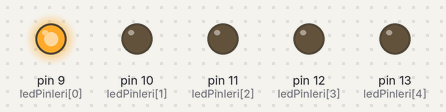
Simulated run of this sketch. Board: Arduino Uno, built with avr-gcc and run on an emulated ATmega328P. On the bench: output pins drawn as LEDs (lit = HIGH). Random numbers use the default seed unless the sketch sets one.

Above: at 0.2 s.
At 4.7 s:
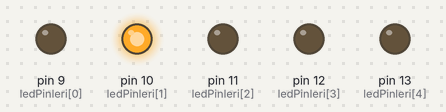
At 7.7 s:
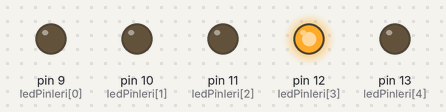
At 12.2 s:
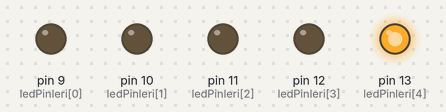
At 16.5 s:
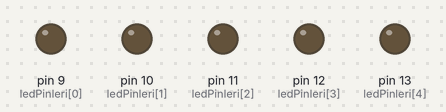
Timing chart, 0 to 22.8 s (numbered marks = the images above):
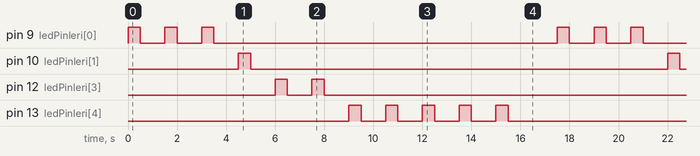

The sketch:

ledyakma.ino
```cpp
// Pin atamalari.
int ledPinleri[] = {9, 10, 11, 12, 13};
int numLED = sizeof(ledPinleri) / sizeof(ledPinleri[0]);

// Her led icin kaç flick edecegi
int flickSayaci[] = {3, 1, 0, 2, 5};

// Flick gecikmesi ve suresi
int flickGecikme = 1000; // milisaniye
int flickSuresi = 500; // milisaniye

void setup() {
  // Led pinlerinin cikislari
  for (int i = 0; i < numLED; i++) {
    pinMode(ledPinleri[i], OUTPUT);
  }
}

void loop() {
  // LED'leri Flick attırma.
  for (int i = 0; i < numLED; i++) {
    int count = flickSayaci[i];
    for (int j = 0; j < count; j++) {
      digitalWrite(ledPinleri[i], HIGH);
      delay(flickSuresi);
      digitalWrite(ledPinleri[i], LOW);
      delay(flickGecikme);
    }
  }

  //Bir dahaki komutu bekleme
  delay(1000); // milisaniye
}
```

Telefon_Rehberi.cpp
```cpp
#include <stdio.h>
#include <stdlib.h>
#include <string.h>
//kayýt için gerekli bir fonksiyon bellek pointer belli bir text dosyasýna atýlabilir oradan çekilebilir.
void kayitlar()
{
    char ad[50], soyad[50], telefon[20];
    FILE *dosya;

    // Dosyayý açma veya oluþturma iþlemi
    dosya = fopen("rehber.txt", "a+"); // "a+" modu dosyayý yazma ve dosya sonuna ekleme modu olarak açar, dosya yoksa olusturur.

    if (dosya == NULL)
    {
        printf("Dosya acilamadi!\n");
        return;
    }

    printf("Ad: ");
    scanf("%s", ad);

    printf("Soyad: ");
    scanf("%s", soyad);

    printf("Telefon: ");
    scanf("%s", telefon);

    // Dosyaya kayýt yazma iþlemi
    fprintf(dosya, "Ad: %s\tSoyad: %s\tTelefon: %s\n", ad, soyad, telefon);

    printf("Kayit basariyla eklendi!\n");

    // Dosyayý kapatma
    fclose(dosya);
}
//4 fonksiyonlu rehber				2.FONKSÝYON
void arama()
{
    FILE *dosya;
    char ad[50], soyad[50];
    char satir[150];

    dosya = fopen("rehber.txt", "r+");	//"r+" modu dosyayi acar ve icerigini okuyup bellege kaydeder.
    if (dosya == NULL)
    {
        printf("Dosya acilamadi!\n");
        return;
    }

    printf("\nKimi aramak istiyorsunuz?:\n");
    printf("Ad: ");
    scanf("%s", ad);
    printf("Soyad: ");
    scanf("%s", soyad);

    while (fgets(satir, sizeof(satir), dosya))				//dosyadan aldigimiz bilgi stringinin uzunlugunu olcuyoruz.Belli bir uzunluktayken;
    {
        if (strstr(satir, ad) != NULL && strstr(satir, soyad) != NULL)		//bilgilerdeki ad ve soyad eslesiyorsa kayit bulunuyor.
        {
            printf("Kayit bulundu:\n");
            printf("%s", satir);
            fclose(dosya);
            return;
        }
        else
        {
        	printf("Boyle bir kayit yok!\n");				//eslesmiyorsa kayit bulamiyor.
		}
    }

    printf("Kayit bulunamadi!\n");
    fclose(dosya);
}

void guncelle()
{
    FILE *dosya;
    FILE *gecici;								//bir orjinal ve bir gecici rehber dosyasi olusturuyoruz ki guncelleyebilelim.
    char ad[50], soyad[50];
    char satir[150];
    char yeniTelefon[20];

    dosya = fopen("rehber.txt", "r");
    gecici = fopen("gecici.txt", "w");
    if (dosya == NULL || gecici == NULL)
    {
        printf("Dosya acilamadi!\n");
        return;
    }

    printf("\nKaydi guncellemek istediginiz kisinin adini ve soyadini giriniz:\n");
    printf("Ad: ");																		//kaydini degistirmek istedigimiz kisinin bilgilerini giriyoruz.
    scanf("%s", ad);
    printf("Soyad: ");
    scanf("%s", soyad);

    while (fgets(satir, sizeof(satir), dosya))							//girdigimiz bilginin uzunlugu dogrultusunda yine isimlerin eslesmesine bakiyoruz eger eslesiyorsa:
    {
        if (strstr(satir, ad) != NULL && strstr(satir, soyad) != NULL)
        {
            printf("Mevcut telefon numarasi: %s", satir);						//yeni telefon numarasini giriyoruz.
            printf("Yeni telefon numarasini giriniz: ");
            scanf("%s", yeniTelefon);
            fprintf(gecici, "Ad: %s\tSoyad: %s\tTelefon: %s\n", ad, soyad, yeniTelefon);
            printf("Kayit guncellendi!\n");
        }
        else
        {
            fprintf(gecici, "%s", satir);					//eslesen bulunmadiysa tekrar giriyoruz.
        }
    }

    fclose(dosya);
    fclose(gecici);

    remove("rehber.txt");				//burada orjinal dosyayi yenilenmis haliyle degistirip adini degistiriyoruz.
    rename("gecici.txt", "rehber.txt");
}
void silme()
{
	char ad[50], soyad[50];
    char satir[150];
    char bosluk[1];

	FILE *dosya;
	FILE *gecici;
	dosya= fopen("rehber.txt","r");			//yeniden onceden kayitli olan dosyamizi acip okuyoruz
	gecici= fopen("gecici.txt","w");		//gecici dosyamizi acip bilgileri ona yaziyoruz.
	if (dosya == NULL)
	{
		printf("Dosya acilamadi!\n");
		return;
	}

	printf("Silmek istediginiz kisinin Adi:\n");
	scanf("%s", ad);
    printf("Soyadi: ");
    scanf("%s", soyad);

    while(fgets(satir,sizeof(satir), dosya))
    {
    	if(strstr(satir,ad)!= NULL && strstr(satir,soyad)!= NULL)
    	{
    		printf("Bosluk tusuna basip Entera basiniz:%s",satir);
    		scanf("%s", bosluk);
		}
	}
}

//Telefon rehberi menusu		3.FONKSÝYON MAÝN FONKSÝYONU
int main()
{
    int secim;
    printf("---------| TELEFON REHBERI |----------\n\n");
    printf("----| SECENEKLER |----\n");
    printf("1 - Yeni Kayit\n");
    printf("2 - Kayit Ara\n");
    printf("3 - Kayit Guncelle\n");
    printf("4 - Kayit Sil\n\n");

    printf("-Seciminiz?: ");
    scanf("%d", &secim);

    switch (secim)
    {
        case 1:
            kayitlar();
            break;
        case 2:
            arama();
            {
                printf("Bu kaydi ne yapmak istiyorsunuz?\n");
                printf("3 - Kayit Guncelle\n");
                printf("4 - Kayit Sil\n\n");
            }
            break;
        case 3:
            guncelle();
            break;
        case 4:
            silme();
            break;
        default:
            printf("Gecersiz secim!\n");
            break;
    }

    return 0;
}
```

dizi_atama_v2.cpp
```cpp
#include <stdio.h>
#include <time.h>
#include <stdlib.h>
void dizi(int eleman, int baslangic, int bitis, int yeni_deger)
{
    int dizi[eleman];
    srand(time(NULL));

    for(int i = 0; i < eleman; i++)		//girdi kadar rastgele elemanli dizi atama
    {
        dizi[i] = rand();
    }

    // dizinin ortalamasi
    int sum = 0;
    for(int i = 0; i < eleman; i++)
    {
        sum += dizi[i];
    }
    int ort = sum / eleman;

    printf("Dizinin ortalamasi: %d\n", ort);

    // Indis arasýndaki degerleri degistirme
    if(baslangic >= 0 && bitis < eleman && baslangic <= bitis)
    {
        for(int i = baslangic; i <= bitis; i++)
        {
            dizi[i] = yeni_deger; // belli indis araligindaki degeri yeniden atama
        }
    }

    // diziyi ekrana yazdirma
    printf("Dizi elemanlari: ");
    for(int i = 0; i < eleman; i++)
    {
        printf("%d ", dizi[i]);
    }
    printf("\n");
}
int main()
{
    int eleman,secim,ort=0;
    int bitis,yeni_deger,baslangic;
    printf("1-Dizi kac elemanli olsun?:\n");
    scanf("%d",&eleman);
    printf("2-Hangi eleman araligini degistirmek istersiniz?:\n");
    scanf("%d",&secim);
    printf("3-Dizinizin ortalamasý:\n");

    dizi(eleman,baslangic,bitis,yeni_deger);

    return 0;
}
```

Measured:
- by itself, pin 9 (ledPinleri[0]): repeats every 17.5 s: 2 × (LOW 1.0 s, HIGH 0.50 s), LOW 14.0 s, HIGH 0.50 s
- by itself, pin 10 (ledPinleri[1]): alternates HIGH for 0.50 s and LOW for 17.0 s
- by itself, pin 12 (ledPinleri[3]): repeats every 17.5 s: LOW 1.0 s, HIGH 0.50 s, LOW 15.5 s, HIGH 0.50 s
- by itself, pin 13 (ledPinleri[4]): repeats every 17.5 s: 4 × (LOW 1.0 s, HIGH 0.50 s), LOW 11.0 s, HIGH 0.50 s
